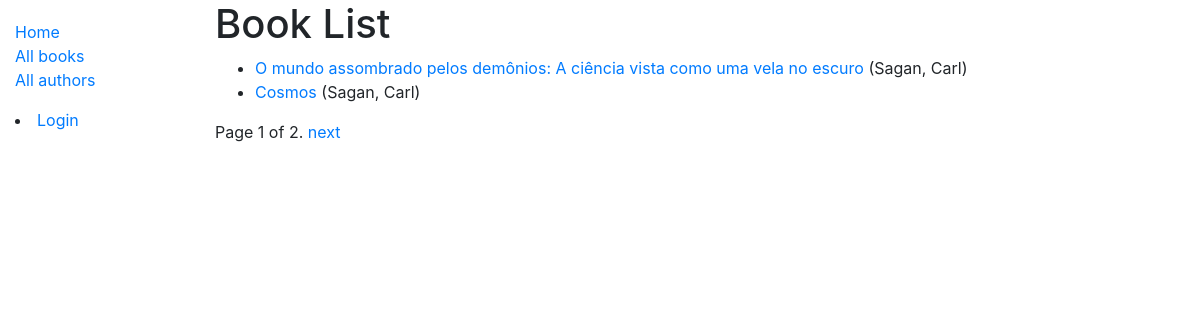
Page /catalog/books on the committed database.
### catalog/models.py (models this page shows, shortened)
class Book(models.Model):
    title = models.CharField(max_length=200)
    author = models.ForeignKey('Author', on_delete=models.SET_NULL, null=True)
    summary = models.TextField(max_length=1000, help_text='Enter a brief description of the book')
    isbn = models.CharField('ISBN', max_length=13, help_text='13 Character <a href="https://www.isbn-international.org/content/what-isbn">ISBN number</a>')
    genre = models.ManyToManyField(Genre, help_text='Select a genre for this book')
    language = models.ForeignKey('Language', on_delete=models.SET_NULL, null=True)
    def get_absolute_url(self):
        return reverse('book-detail', args=[str(self.id)])
    def display_genre(self):
        return ', '.join(genre.name for genre in self.genre.all()[:3])
    display_genre.short_description = 'Genre'

class Author(models.Model):
    first_name = models.CharField(max_length=100)
    last_name = models.CharField(max_length=100)
    date_of_birth = models.DateField(null=True, blank=True)
    date_of_death = models.DateField('Died', null=True, blank=True)
    class Meta:
        ordering = ['last_name', 'first_name']
    def __str__(self):
        return f'{self.last_name}, {self.first_name}'

### catalog/views.py (the view)
# urls.py: path('books', views.BookListView.as_view(), name='books'),
class BookListView(generic.ListView):
    model = Book
    paginate_by = 2
    def get_queryset(self):
        return Book.objects.all()[:5]
    def get_context_data(self, **kwargs):
        context = super(BookListView, self).get_context_data(**kwargs)
        context['some_data'] = 'This is just some data'
        return context

### catalog/templates/catalog/book_list.html
{% extends "base_generic.html" %}
{% block content %}
  <h1>Book List</h1>
  {% if book_list %}
  <ul>
    {% for book in book_list %}
      <li>
        <a href="{{ book.get_absolute_url }}">{{ book.title }}</a> ({{book.author}})
      </li>
    {% endfor %}
  </ul>
  {% else %}
    <p>There are no books in the library.</p>
  {% endif %}
{% endblock %}

### rows in the picture
Book: title "O mundo assombrado pelos demônios: A ciência vista como uma vela no escuro", author "Sagan, Carl"
Book: title "Cosmos", author "Sagan, Carl"

### other values in the picture
{{ page_obj.number }} "1"
{{ page_obj.paginator.num_pages }} "2"
